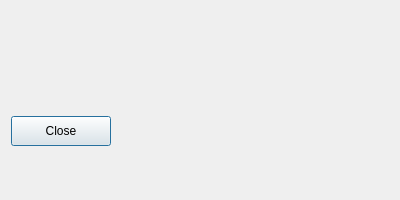
<?xml version="1.0" encoding="UTF-8"?>
<ui version="4.0">
 <class>Dialog</class>
 <widget class="QDialog" name="Dialog">
  <property name="geometry">
   <rect>
    <x>0</x>
    <y>0</y>
    <width>400</width>
    <height>200</height>
   </rect>
  </property>
  <property name="windowTitle">
   <string>Notification</string>
  </property>
  <layout class="QVBoxLayout" name="verticalLayout">
   <item>
    <spacer name="verticalSpacerTop">
     <property name="orientation">
      <enum>Qt::Vertical</enum>
     </property>
     <property name="sizeType">
      <enum>QSizePolicy::Expanding</enum>
     </property>
     <property name="sizeHint" stdset="0">
      <size>
       <width>20</width>
       <height>20</height>
      </size>
     </property>
    </spacer>
   </item>
   <item>
    <widget class="QLabel" name="messageLabel">
     <property name="alignment">
      <set>Qt::AlignCenter</set>
     </property>
     <property name="wordWrap">
      <bool>true</bool>
     </property>
    </widget>
   </item>
   <item>
    <spacer name="verticalSpacerBottom">
     <property name="orientation">
      <enum>Qt::Vertical</enum>
     </property>
     <property name="sizeType">
      <enum>QSizePolicy::Expanding</enum>
     </property>
     <property name="sizeHint" stdset="0">
      <size>
       <width>20</width>
       <height>20</height>
      </size>
     </property>
    </spacer>
   </item>
   <item>
    <widget class="QPushButton" name="closeButton">
     <property name="sizePolicy">
      <sizepolicy hsizetype="Preferred" vsizetype="Fixed">
       <horstretch>0</horstretch>
       <verstretch>0</verstretch>
      </sizepolicy>
     </property>
     <property name="minimumSize">
      <size>
       <width>100</width>
       <height>30</height>
      </size>
     </property>
     <property name="maximumSize">
      <size>
       <width>100</width>
       <height>30</height>
      </size>
     </property>
     <property name="text">
      <string>Close</string>
     </property>
    </widget>
   </item>
   <item>
    <spacer name="verticalSpacerBottom2">
     <property name="orientation">
      <enum>Qt::Vertical</enum>
     </property>
     <property name="sizeType">
      <enum>QSizePolicy::Expanding</enum>
     </property>
     <property name="sizeHint" stdset="0">
      <size>
       <width>20</width>
       <height>20</height>
      </size>
     </property>
    </spacer>
   </item>
  </layout>
 </widget>
 <resources/>
 <connections/>
</ui>
